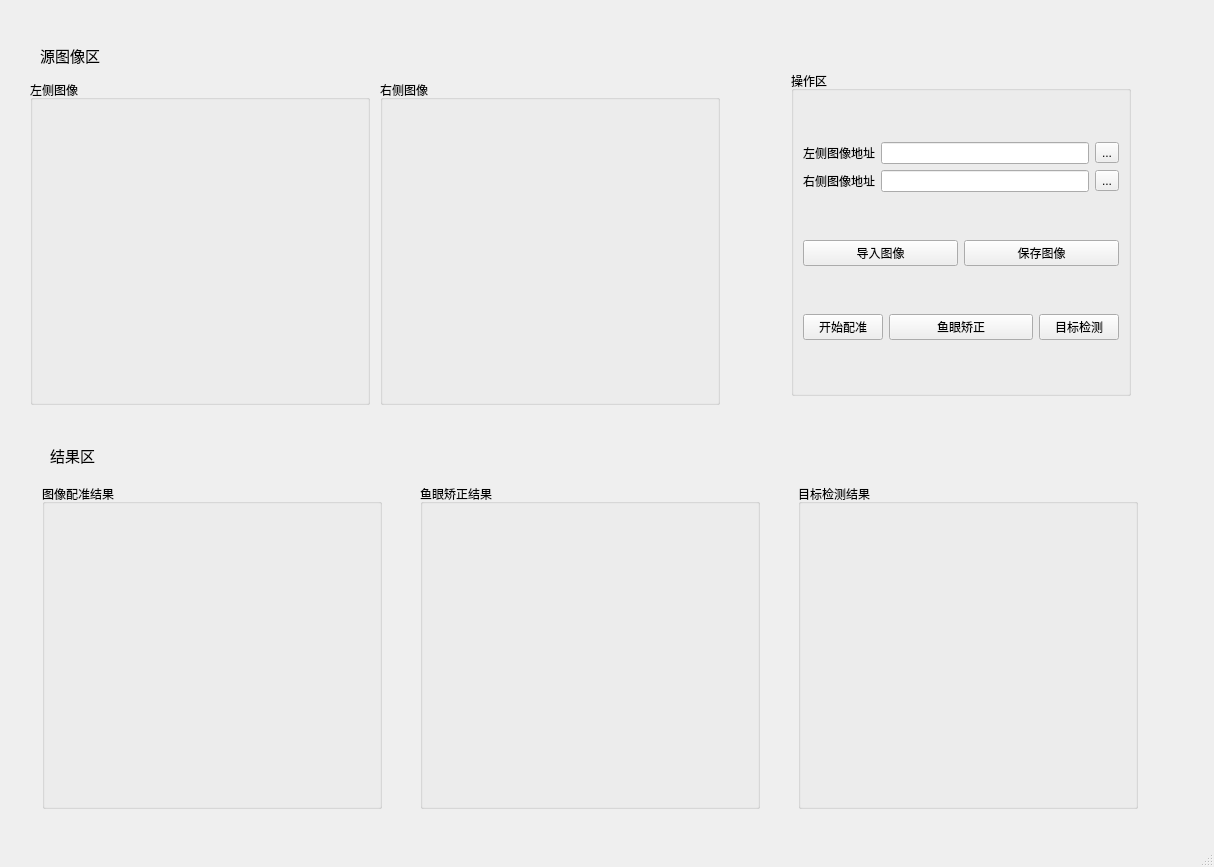
<?xml version="1.0" encoding="UTF-8"?>
<ui version="4.0">
 <class>MainWindow</class>
 <widget class="QMainWindow" name="MainWindow">
  <property name="geometry">
   <rect>
    <x>0</x>
    <y>0</y>
    <width>1214</width>
    <height>867</height>
   </rect>
  </property>
  <property name="windowTitle">
   <string>MainWindow</string>
  </property>
  <widget class="QWidget" name="centralwidget">
   <widget class="QWidget" name="layoutWidget">
    <property name="geometry">
     <rect>
      <x>10</x>
      <y>466</y>
      <width>1161</width>
      <height>361</height>
     </rect>
    </property>
    <layout class="QGridLayout" name="gridLayout">
     <item row="0" column="1">
      <widget class="QGroupBox" name="infraGroupBox_3">
       <property name="minimumSize">
        <size>
         <width>340</width>
         <height>325</height>
        </size>
       </property>
       <property name="maximumSize">
        <size>
         <width>340</width>
         <height>325</height>
        </size>
       </property>
       <property name="title">
        <string>鱼眼矫正结果</string>
       </property>
       <layout class="QGridLayout" name="gridLayout_6">
        <item row="0" column="0">
         <widget class="QWidget" name="infraWidget_3" native="true">
          <property name="minimumSize">
           <size>
            <width>320</width>
            <height>240</height>
           </size>
          </property>
          <layout class="QVBoxLayout" name="verticalLayout_14">
           <property name="spacing">
            <number>0</number>
           </property>
           <property name="leftMargin">
            <number>0</number>
           </property>
           <property name="topMargin">
            <number>0</number>
           </property>
           <property name="rightMargin">
            <number>0</number>
           </property>
           <property name="bottomMargin">
            <number>0</number>
           </property>
           <item>
            <layout class="QVBoxLayout" name="infraVideoLayOut_3"/>
           </item>
          </layout>
         </widget>
        </item>
       </layout>
      </widget>
     </item>
     <item row="0" column="0">
      <widget class="QGroupBox" name="infraGroupBox_5">
       <property name="minimumSize">
        <size>
         <width>340</width>
         <height>325</height>
        </size>
       </property>
       <property name="maximumSize">
        <size>
         <width>340</width>
         <height>325</height>
        </size>
       </property>
       <property name="title">
        <string>图像配准结果</string>
       </property>
       <layout class="QGridLayout" name="gridLayout_10">
        <item row="0" column="0">
         <widget class="QWidget" name="infraWidget_8" native="true">
          <property name="minimumSize">
           <size>
            <width>320</width>
            <height>240</height>
           </size>
          </property>
          <layout class="QVBoxLayout" name="verticalLayout_19">
           <property name="spacing">
            <number>0</number>
           </property>
           <property name="leftMargin">
            <number>0</number>
           </property>
           <property name="topMargin">
            <number>0</number>
           </property>
           <property name="rightMargin">
            <number>0</number>
           </property>
           <property name="bottomMargin">
            <number>0</number>
           </property>
           <item>
            <layout class="QVBoxLayout" name="infraVideoLayOut_8"/>
           </item>
          </layout>
         </widget>
        </item>
       </layout>
      </widget>
     </item>
     <item row="0" column="2">
      <widget class="QGroupBox" name="infraGroupBox_4">
       <property name="minimumSize">
        <size>
         <width>340</width>
         <height>325</height>
        </size>
       </property>
       <property name="maximumSize">
        <size>
         <width>340</width>
         <height>325</height>
        </size>
       </property>
       <property name="title">
        <string>目标检测结果</string>
       </property>
       <layout class="QGridLayout" name="gridLayout_7">
        <item row="0" column="0">
         <widget class="QWidget" name="infraWidget_5" native="true">
          <property name="minimumSize">
           <size>
            <width>320</width>
            <height>240</height>
           </size>
          </property>
          <layout class="QVBoxLayout" name="verticalLayout_16">
           <property name="spacing">
            <number>0</number>
           </property>
           <property name="leftMargin">
            <number>0</number>
           </property>
           <property name="topMargin">
            <number>0</number>
           </property>
           <property name="rightMargin">
            <number>0</number>
           </property>
           <property name="bottomMargin">
            <number>0</number>
           </property>
           <item>
            <layout class="QVBoxLayout" name="infraVideoLayOut_5"/>
           </item>
          </layout>
         </widget>
        </item>
       </layout>
      </widget>
     </item>
    </layout>
   </widget>
   <widget class="QLabel" name="label_5">
    <property name="geometry">
     <rect>
      <x>50</x>
      <y>440</y>
      <width>71</width>
      <height>31</height>
     </rect>
    </property>
    <property name="font">
     <font>
      <family>Agency FB</family>
      <pointsize>11</pointsize>
     </font>
    </property>
    <property name="text">
     <string>结果区</string>
    </property>
   </widget>
   <widget class="QLabel" name="label_4">
    <property name="geometry">
     <rect>
      <x>40</x>
      <y>40</y>
      <width>71</width>
      <height>31</height>
     </rect>
    </property>
    <property name="font">
     <font>
      <family>Agency FB</family>
      <pointsize>11</pointsize>
     </font>
    </property>
    <property name="text">
     <string>源图像区</string>
    </property>
   </widget>
   <widget class="QGroupBox" name="rgbGroupBox">
    <property name="geometry">
     <rect>
      <x>30</x>
      <y>80</y>
      <width>340</width>
      <height>325</height>
     </rect>
    </property>
    <property name="minimumSize">
     <size>
      <width>340</width>
      <height>325</height>
     </size>
    </property>
    <property name="maximumSize">
     <size>
      <width>340</width>
      <height>325</height>
     </size>
    </property>
    <property name="title">
     <string>左侧图像</string>
    </property>
    <layout class="QGridLayout" name="gridLayout_3">
     <item row="0" column="0">
      <widget class="QWidget" name="rgbWidget" native="true">
       <property name="minimumSize">
        <size>
         <width>320</width>
         <height>240</height>
        </size>
       </property>
       <layout class="QVBoxLayout" name="verticalLayout_8">
        <property name="spacing">
         <number>0</number>
        </property>
        <property name="leftMargin">
         <number>0</number>
        </property>
        <property name="topMargin">
         <number>0</number>
        </property>
        <property name="rightMargin">
         <number>0</number>
        </property>
        <property name="bottomMargin">
         <number>0</number>
        </property>
        <item>
         <layout class="QVBoxLayout" name="rgbVideoLayOut"/>
        </item>
       </layout>
      </widget>
     </item>
    </layout>
   </widget>
   <widget class="QGroupBox" name="infraGroupBox">
    <property name="geometry">
     <rect>
      <x>380</x>
      <y>80</y>
      <width>340</width>
      <height>325</height>
     </rect>
    </property>
    <property name="minimumSize">
     <size>
      <width>340</width>
      <height>325</height>
     </size>
    </property>
    <property name="maximumSize">
     <size>
      <width>340</width>
      <height>325</height>
     </size>
    </property>
    <property name="title">
     <string>右侧图像</string>
    </property>
    <layout class="QGridLayout" name="gridLayout_4">
     <item row="0" column="0">
      <widget class="QWidget" name="infraWidget" native="true">
       <property name="minimumSize">
        <size>
         <width>320</width>
         <height>240</height>
        </size>
       </property>
       <layout class="QVBoxLayout" name="verticalLayout_10">
        <property name="spacing">
         <number>0</number>
        </property>
        <property name="leftMargin">
         <number>0</number>
        </property>
        <property name="topMargin">
         <number>0</number>
        </property>
        <property name="rightMargin">
         <number>0</number>
        </property>
        <property name="bottomMargin">
         <number>0</number>
        </property>
        <item>
         <layout class="QVBoxLayout" name="infraVideoLayOut"/>
        </item>
       </layout>
      </widget>
     </item>
    </layout>
   </widget>
   <widget class="QWidget" name="layoutWidget">
    <property name="geometry">
     <rect>
      <x>790</x>
      <y>70</y>
      <width>342</width>
      <height>327</height>
     </rect>
    </property>
    <layout class="QGridLayout" name="gridLayout_2">
     <item row="0" column="0">
      <widget class="QGroupBox" name="optionGroupBox">
       <property name="minimumSize">
        <size>
         <width>340</width>
         <height>325</height>
        </size>
       </property>
       <property name="maximumSize">
        <size>
         <width>340</width>
         <height>325</height>
        </size>
       </property>
       <property name="title">
        <string>操作区</string>
       </property>
       <layout class="QGridLayout" name="gridLayout_8">
        <item row="1" column="0" colspan="2">
         <widget class="QPushButton" name="loadImgBtn">
          <property name="text">
           <string>导入图像</string>
          </property>
         </widget>
        </item>
        <item row="2" column="3">
         <widget class="QPushButton" name="DetectionBtn">
          <property name="text">
           <string>目标检测</string>
          </property>
         </widget>
        </item>
        <item row="2" column="1" colspan="2">
         <widget class="QPushButton" name="FishBtn">
          <property name="text">
           <string>鱼眼矫正</string>
          </property>
         </widget>
        </item>
        <item row="0" column="0" colspan="4">
         <layout class="QVBoxLayout" name="verticalLayout">
          <item>
           <layout class="QHBoxLayout" name="horizontalLayout_4">
            <item>
             <widget class="QLabel" name="label">
              <property name="text">
               <string>左侧图像地址</string>
              </property>
             </widget>
            </item>
            <item>
             <widget class="QLineEdit" name="rgbImgFilePathEdit"/>
            </item>
            <item>
             <widget class="QToolButton" name="rgbImgFilePathTBtn">
              <property name="text">
               <string>...</string>
              </property>
             </widget>
            </item>
           </layout>
          </item>
          <item>
           <layout class="QHBoxLayout" name="horizontalLayout_5">
            <item>
             <widget class="QLabel" name="label_2">
              <property name="text">
               <string>右侧图像地址</string>
              </property>
             </widget>
            </item>
            <item>
             <widget class="QLineEdit" name="infraImgFilePathEdit"/>
            </item>
            <item>
             <widget class="QToolButton" name="infraImgFilePathTBtn">
              <property name="text">
               <string>...</string>
              </property>
             </widget>
            </item>
           </layout>
          </item>
         </layout>
        </item>
        <item row="1" column="2" colspan="2">
         <widget class="QPushButton" name="saveImgBtn">
          <property name="text">
           <string>保存图像</string>
          </property>
         </widget>
        </item>
        <item row="2" column="0">
         <widget class="QPushButton" name="startRegBtn">
          <property name="text">
           <string>开始配准</string>
          </property>
         </widget>
        </item>
       </layout>
      </widget>
     </item>
    </layout>
   </widget>
  </widget>
  <widget class="QMenuBar" name="menubar">
   <property name="geometry">
    <rect>
     <x>0</x>
     <y>0</y>
     <width>1214</width>
     <height>22</height>
    </rect>
   </property>
  </widget>
  <widget class="QStatusBar" name="statusBar"/>
 </widget>
 <resources/>
 <connections/>
</ui>
